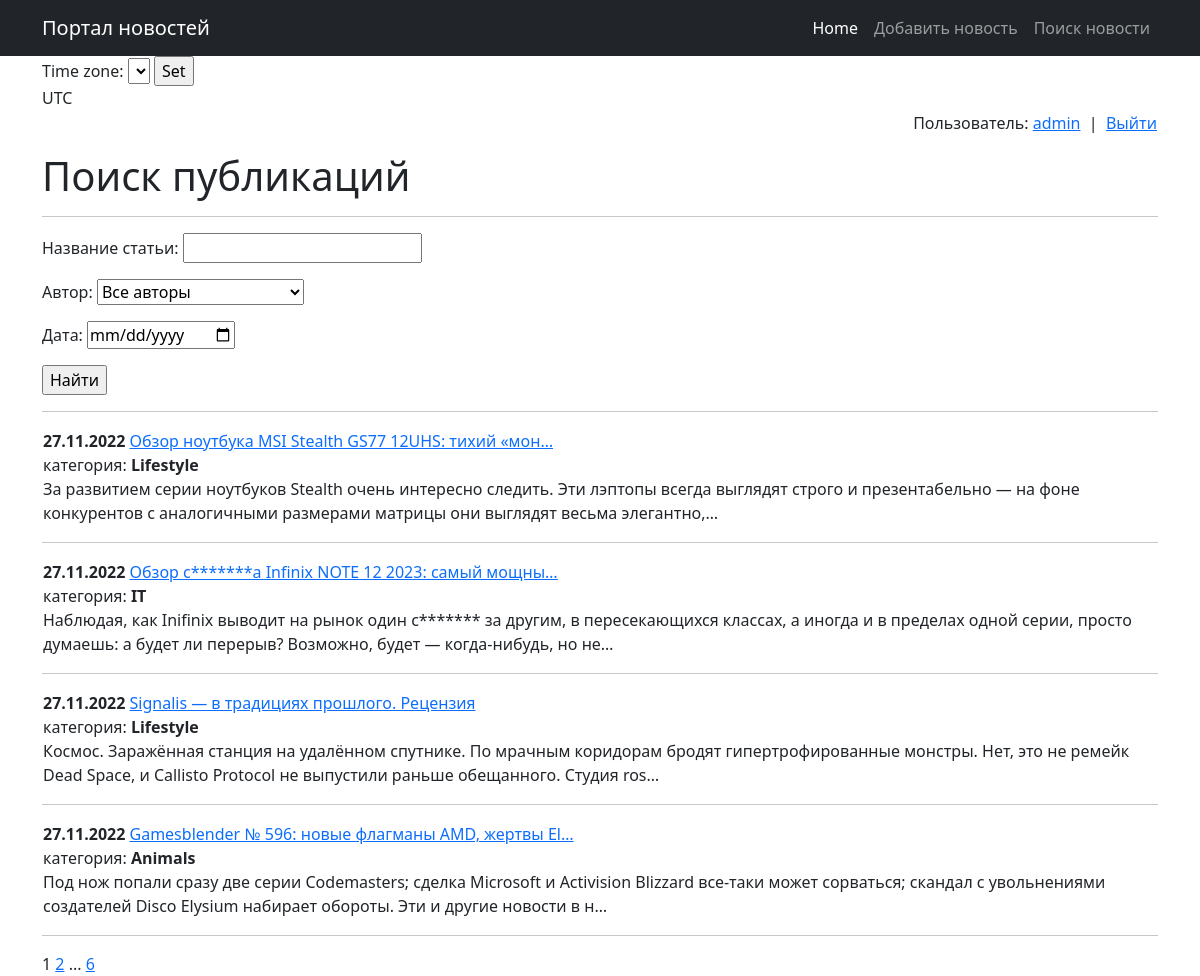
Page /news/search/ (signed in) on the committed database.
### news/models.py (models this page shows, shortened)
class Posts(models.Model):
    news = 'NE'
    articles = 'AR'
    TYPE_SELECT = [(news, 'Новость'), (articles, 'Статья')]
    authors = models.ForeignKey(Authors, on_delete=models.CASCADE)
    post_type = models.CharField(max_length=2, choices=TYPE_SELECT)
    date_create = models.DateTimeField(auto_now_add=True)
    header = models.CharField(max_length=155, default='Unnamed')
    body = models.TextField(default='Text')
    rate_post = models.IntegerField(default=0, db_column='rating')
    name_category = models.ManyToManyField(Categories, through='Post_Category')
    @property
    def post_rating(self):
        return self.rate_post

class Categories(models.Model):
    cat_name = models.CharField(max_length=255, unique=True, help_text=_('category name'))
    sub_user = models.ManyToManyField(User, through='SubscribersUsers')
    def __str__(self):
        return f'{self.cat_name}'

### news/views.py (the view)
# urls.py: path('search/', PostSearch.as_view(), name='search'),
class PostSearch(ListView):
    model = Posts
    template_name = 'search.html'
    context_object_name = 'posts'
    ordering = '-date_create'
    paginate_by = 4
    def get_queryset(self):
        queryset = super().get_queryset()
        self.filterset = PostFilter(self.request.GET, queryset)
        return self.filterset.qs
    def get_context_data(self, **kwargs):
        context = super().get_context_data(**kwargs)
        context['filterset'] = self.filterset
        return context

### news/models.py (called while the page is built)
    def __str__(self):
        return f'Name: {self.user.username}, Rating: {self.rating}'

### news/templatetags/custom_filters.py (called while the page is built)
@register.filter()
def censor(value):
    for word in words_censor:
        value = value.replace(word[1:], '*' * len(word[1:]))
    return value

### templates/search.html (shortened to what this page needs)
{% extends 'flatpages/default.html' %}
{% load custom_filters %}
{% load custom_tags %}
{% block content %}
{% include 'auth.html' %}
    <h1>Поиск публикаций</h1>
    <hr>
    <form action="" method="get">
        {{ filterset.form.as_p }}
        <input type="submit" value="Найти" />
    </form>
    <hr>
    {% if posts %}
        {% for post in posts %}
        <table border = 0 width = 100%>
            <tr>
                <td align="left">
                    <b>{{ post.date_create|date:'d.m.Y' }}</b>
                    <a href="/news/{{post.pk}}">{{ post.header|truncatechars:50|censor }}</a>
                    <br>
                    {% for cat in post.name_category.all %}
                    категория: <b>{{ cat }}</b>
                    {% endfor %}
                    <br>
                    {{ post.body|truncatechars:200|censor }}
                </td>
            </tr>
        </table>
        <hr>
        {% endfor %}
    {% else %}
        <h2>Новостей нет</h2>
    {% endif %}
   {{ page_obj.number }}
   {% if page_obj.has_next %}
       <a href="?page={{ page_obj.next_page_number }}">{{ page_obj.next_page_number }}</a>
       {% if paginator.num_pages != page_obj.next_page_number %}
           ...
           <a href="?page={{ page_obj.paginator.num_pages }}">{{ page_obj.paginator.num_pages }}</a>
       {% endif %}
   {% endif %}
{% endblock content %}

### templates/auth.html
<table width="100%" border="0">
        <tr>
            <td align="right">
                {% if request.user.username %}
                <p>Пользователь: <a href="/welcome/">{{request.user.username}}</a> &nbsp|&nbsp <a href="/accounts/logout/">Выйти</a>
                {% else %}
                <a href="/accounts/login"> Войти в систему </a> | <a href="/accounts/signup"> Регистрация </a>
                {% endif %}
            </td>
        </tr>
    </table>

### rows in the picture
Posts: date_create "27.11.2022", header|censor "Обзор ноутбука MSI Stealth GS77 12UHS: тихий «мон…", body|censor "За развитием серии ноутбуков Stealth очень интересно следить. Эти лэптопы всегда выглядят строго и презентабельно — на фоне конкурентов с аналогичными размерами матрицы они выглядят весьма элегантно,…"
Categories: cat_name "Lifestyle"
Posts: date_create "27.11.2022", header|censor "Обзор с*******а Infinix NOTE 12 2023: самый мощны…", body|censor "Наблюдая, как Inifinix выводит на рынок один с******* за другим, в пересекающихся классах, а иногда и в пределах одной серии, просто думаешь: а будет ли перерыв? Возможно, будет — когда-нибудь, но не…"
Categories: cat_name "IT"
Posts: date_create "27.11.2022", header|censor "Signalis — в традициях прошлого. Рецензия", body|censor "Космос. Заражённая станция на удалённом спутнике. По мрачным коридорам бродят гипертрофированные монстры. Нет, это не ремейк Dead Space, и Callisto Protocol не выпустили раньше обещанного. Студия ros…"
Posts: date_create "27.11.2022", header|censor "Gamesblender № 596: новые флагманы AMD, жертвы El…", body|censor "Под нож попали сразу две серии Codemasters; сделка Microsoft и Activision Blizzard все-таки может сорваться; скандал с увольнениями создателей Disco Elysium набирает обороты. Эти и другие новости в н…"
Categories: cat_name "Animals"

### other values in the picture
{{ TIME_ZONE }} "UTC"
{{ request.user.username }} "admin"
{{ page_obj.number }} "1"
{{ page_obj.next_page_number }} "2"
{{ page_obj.paginator.num_pages }} "6"
